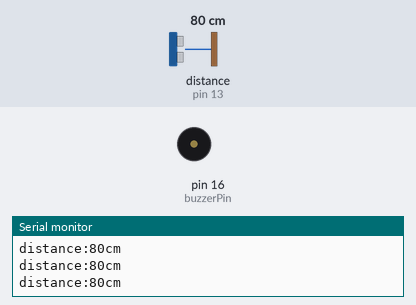
The sketch below on a simulated Arduino Uno, built with avr-gcc and run on an emulated ATmega328P. On the bench: buzzer (waves = sounding), the last lines printed to the serial monitor. Wiring (inferred from the names in the program): ultrasonic range finder: trigger pin 12; echo pin 13. The test bench sets the inputs (shaded band); at power-on: distance to the obstacle (sensor on pin 13) 80 cm. The echo pulse lasts 58.3 µs per cm.

Above: at 1.2 s.
1.3 s: distance to the obstacle (sensor on pin 13) set to 24 cm
2.8 s: distance to the obstacle (sensor on pin 13) set to 19 cm
At 3.24 s:
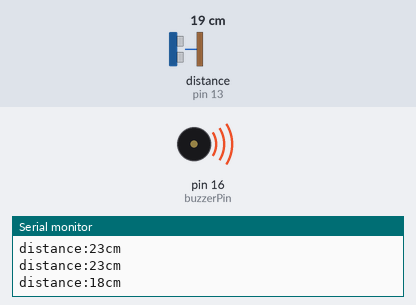
5.8 s: distance to the obstacle (sensor on pin 13) set to 35 cm
At 6.4 s:
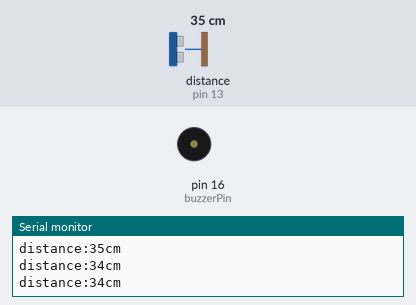
7.3 s: distance to the obstacle (sensor on pin 13) set to 2 cm
At 7.52 s:
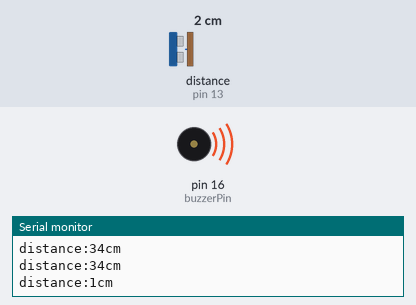
Timing chart, 0 to 11.3 s (numbered marks = the images above; inputs shaded):
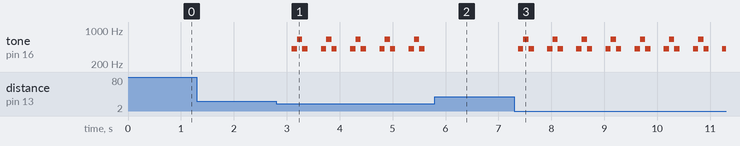

The sketch:

ultrasons.ino
```cpp
#define Trigpin 12
#define Echopin 13
#define buzzerPin 16
int duration,distance;
const int distanceSeuil = 20;

void setup(){
  Serial.begin(9600);
  pinMode(Trigpin,OUTPUT);
  pinMode(buzzerPin,OUTPUT);
  pinMode(Echopin,INPUT);
}
void loop(){
  digitalWrite(Trigpin,LOW);
  delayMicroseconds(2);
  digitalWrite(Trigpin,HIGH);
  delayMicroseconds(10);
  digitalWrite(Trigpin,LOW);
  duration = pulseIn(Echopin,HIGH);
  distance = duration/58;
  delay(50);
  Serial.print("distance:");
  Serial.print(distance);
  Serial.println("cm");

  if (distance > 0 && distance <= distanceSeuil) {

    tone(buzzerPin,411);
    delay(100);
    tone(buzzerPin,639);
    delay(100);
    tone(buzzerPin,411);
    delay(100);
    noTone(buzzerPin);
  } else {

    digitalWrite(buzzerPin, LOW);
  }

  delay(200);
}
```

Measured:
- the behaviour switches between 22 and 21 cm on distance to the obstacle (sensor on pin 13) (found by bisection; images 0 and 1)
- after the input at 2.8 s, tone on pin 16 (buzzerPin): silent → 411 Hz after 0.30 s, then repeats every 0.55 s: 639 Hz 0.10 s, 411 Hz 0.10 s, silent 0.25 s, 411 Hz 0.10 s
- after the input at 5.8 s, tone on pin 16 (buzzerPin): stops changing and stays silent
- after the input at 7.3 s, tone on pin 16 (buzzerPin): silent → 411 Hz after 0.07 s, then repeats every 0.55 s: 639 Hz 0.10 s, 411 Hz 0.10 s, silent 0.25 s, 411 Hz 0.10 s
